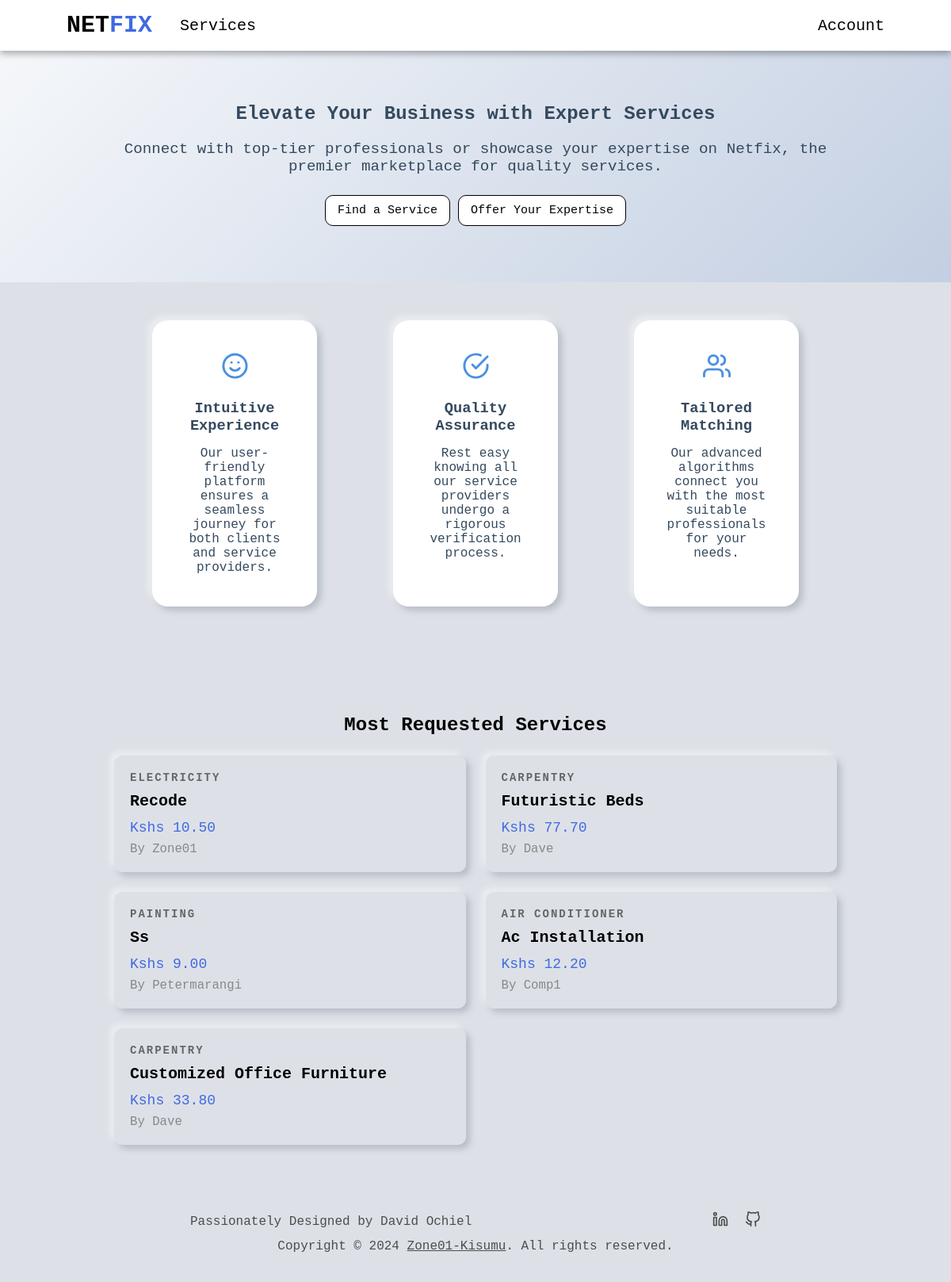
The page / on the database its author committed.
### services/models.py (models this page shows, shortened)
class Service(models.Model):
    company = models.ForeignKey(Company, default="", on_delete=models.CASCADE)
    name = models.CharField(max_length=40)
    description = models.TextField()
    price_hr = models.DecimalField(decimal_places=2, max_digits=5)
    choices = (
        ('Air Conditioner', 'Air Conditioner'),
        ('Carpentry', 'Carpentry'),
        ('Electricity', 'Electricity'),
        ('Gardening', 'Gardening'),
        ('Home Machines', 'Home Machines'),
        ('House Keeping', 'House Keeping'),
        ('Interior Design', 'Interior Design'),
        ('Locks', 'Locks'),
        ('Painting', 'Painting'),
        ('Plumbing', 'Plumbing'),
        ('Water Heaters', 'Water Heaters'),
    )
    field = models.CharField(max_length=30, blank=False, null=False, default="", choices=choices)
    date = models.DateTimeField(auto_now=True, null=False)
    id = models.UUIDField(default=uuid.uuid4, unique=True, primary_key=True, editable=False)

### users/models.py (models this page shows, shortened)
class Company(models.Model):
    user = models.OneToOneField(User, on_delete=models.CASCADE, primary_key=True)
    choices = (
        ('Air Conditioner', 'Air Conditioner'),
        ('All in One', 'All in One'),
        ('Carpentry', 'Carpentry'),
        ('Electricity', 'Electricity'),
        ('Gardening', 'Gardening'),
        ('Home Machines', 'Home Machines'),
        ('House Keeping', 'House Keeping'),
        ('Interior Design', 'Interior Design'),
        ('Locks', 'Locks'),
        ('Painting', 'Painting'),
        ('Plumbing', 'Plumbing'),
        ('Water Heaters', 'Water Heaters'),
    )
    field = models.CharField(max_length=30, blank=False, null=False, default="", choices=choices)
    class Meta:
        verbose_name = 'Company'
        verbose_name_plural = 'Companies'
    def __str__(self):
        return self.user.username

class User(AbstractUser):
    is_company = models.BooleanField(default=False)
    is_customer = models.BooleanField(default=False)
    email = models.EmailField(max_length=100, unique=True)
    username = models.CharField(max_length=100, unique=True)
    id = models.UUIDField(default=uuid.uuid4, unique=True, primary_key=True, editable=False)
    USERNAME_FIELD = 'email'
    REQUIRED_FIELDS = ['username']

### main/views.py (the view)
# urls.py: path("", v.home, name="home"),
def home(request):
    most_requested_services = Service.objects.annotate(request_count=Count('requestservice')).filter(request_count__gt=0).order_by('-request_count')
    context = {
        'most_requested_services': most_requested_services,
    }
    return render(request, "main/home.html", context)

### main/templates/main/home.html
{% extends 'main/base.html' %}
{% block content %}
<main>
    <section class="hero">
        <div class="hero-content">
            <h1>Elevate Your Business with Expert Services</h1>
            <p>Connect with top-tier professionals or showcase your expertise on Netfix, the premier marketplace for
                quality services.</p>
            <div class="hero-cta-buttons">
                <a href="{% url 'service_list' %}" class="btn-link">Find a Service</a>
                <a href="{% url 'service_create' %}" class="btn-link">Offer Your Expertise</a>
            </div>
        </div>
    </section>
    <section class="features non-hero-container">
        <div class="feature">
          <svg viewBox="0 0 24 24" fill="none" stroke="#4a90e2" stroke-width="2" stroke-linecap="round" stroke-linejoin="round">
            <circle cx="12" cy="12" r="10"></circle>
            <path d="M8 14s1.5 2 4 2 4-2 4-2"></path>
            <line x1="9" y1="9" x2="9.01" y2="9"></line>
            <line x1="15" y1="9" x2="15.01" y2="9"></line>
          </svg>
          <h3>Intuitive Experience</h3>
          <p>Our user-friendly platform ensures a seamless journey for both clients and service providers.</p>
        </div>
        <div class="feature">
          <svg viewBox="0 0 24 24" fill="none" stroke="#4a90e2" stroke-width="2" stroke-linecap="round" stroke-linejoin="round">
            <path d="M22 11.08V12a10 10 0 1 1-5.93-9.14"></path>
            <polyline points="22 4 12 14.01 9 11.01"></polyline>
          </svg>
          <h3>Quality Assurance</h3>
          <p>Rest easy knowing all our service providers undergo a rigorous verification process.</p>
        </div>
        <div class="feature">
          <svg viewBox="0 0 24 24" fill="none" stroke="#4a90e2" stroke-width="2" stroke-linecap="round" stroke-linejoin="round">
            <path d="M17 21v-2a4 4 0 0 0-4-4H5a4 4 0 0 0-4 4v2"></path>
            <circle cx="9" cy="7" r="4"></circle>
            <path d="M23 21v-2a4 4 0 0 0-3-3.87"></path>
            <path d="M16 3.13a4 4 0 0 1 0 7.75"></path>
          </svg>
          <h3>Tailored Matching</h3>
          <p>Our advanced algorithms connect you with the most suitable professionals for your needs.</p>
        </div>
      </section>
</main>
<section class="most-requested non-hero-container">
    <div class="services-header">
        <h1>Most Requested Services</h1>
    </div>
    <div class="services-grid">
        {% for service in most_requested_services %}
        <a href="{% url 'index' service.id %}" class="service-card">
            <div class="card-content">
                <div class="service-category">{{ service.field }}</div>
                <h2 class="service-name">{{ service.name }}</h2>
                <div class="service-price">Kshs {{ service.price_hr }}</div>
                <div class="service-company">by {{service.company}}</div>
            </div>
        </a>
        {% endfor %}
    </div>
</section>
{% endblock content %}

### static/css/style.css (style rules this page uses)
* { margin: 0; padding: 0; box-sizing: border-box; font-family: 'Courier New', Courier, monospace; }
:root { --nav-height: 8vh; --default-back: #dde1e7; }
a { text-decoration: none; color: black; }
.hero { background: linear-gradient(135deg, #f5f7fa 0%, #c3cfe2 100%); padding: 66px 0; }
.hero-content { width: 80%; max-width: 77rem; margin: 0 auto; display: flex; flex-direction: column; justify-content: center; align-items: center; text-align: center; }
.hero-content h1 { margin-bottom: 20px; color: #34495e; }
.hero-content p { font-size: 1.2em; margin: 0 auto; color: #34495e; }
.hero-cta-buttons { display: flex; }
.features { display: flex; justify-content: space-around; flex-wrap: wrap; }
.feature { flex-basis: calc(25% - 20px); text-align: center; padding: 40px; background-color: white; border-radius: 20px; box-shadow: -5px -5px 9px rgba(255,255,255,0.45), 5px 5px 9px rgba(94,104,121,0.3); margin-bottom: 40px; }
.feature svg { width: 35px; height: 35px; margin-bottom: 20px; }
.feature h3 { margin-bottom: 15px; color: #34495e; }
.feature p { font-size: 1em; color: #34495e; }
.non-hero-container { padding: 3rem 12%; }
.services-grid { display: grid; grid-template-columns: repeat(auto-fill, minmax(300px, 1fr)); gap: 25px; }
.services-header { display: flex; align-items: center; justify-content: center; flex-direction: column; margin-bottom: 25px; text-transform: capitalize; }
.btn-link { background-color: white; margin: 5px; border: 1px, solid black; padding: 10px 15px; border-radius: 10px; font-size: 15px; margin-top: 25px; cursor: pointer; color: black; text-decoration: none; }
.service-card { border-radius: 10px; box-shadow: -5px -5px 9px rgba(255,255,255,0.45), 5px 5px 9px rgba(94,104,121,0.3); transition: transform 0.3s; cursor: pointer; text-decoration: none; color: black; display: block; }
.card-content { padding: 20px; }
.service-category { font-size: 14px; font-weight: 800; color: #666; margin-bottom: 10px; text-transform: uppercase; letter-spacing: 2px; }
.service-name { font-size: 20px; text-transform: capitalize; font-weight: bold; margin-bottom: 12px; }
.service-price { font-size: 18px; color: royalblue; margin-bottom: 8px; }
.service-company { font-size: 98%; text-transform: capitalize; color: #888; }
svg { color: inherit; height: 20px; width: 20px; }

### rows shown on the page
Service: field "ELECTRICITY", name "Recode", price_hr "10.50", company "Zone01"
Service: field "CARPENTRY", name "Futuristic Beds", price_hr "77.70", company "Dave"
Service: field "PAINTING", name "Ss", price_hr "9.00", company "Petermarangi"
Service: field "AIR CONDITIONER", name "Ac Installation", price_hr "12.20", company "Comp1"
Service: field "CARPENTRY", name "Customized Office Furniture", price_hr "33.80", company "Dave"
